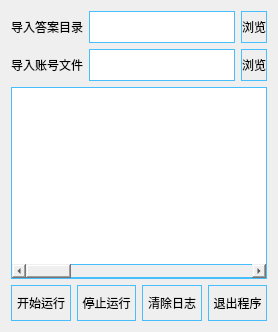
      <widget class="QWidget" name="tab">
       <attribute name="title">
        <string>自动答题</string>
       </attribute>
       <layout class="QVBoxLayout" name="verticalLayout_3">
        <item>
         <layout class="QHBoxLayout" name="horizontalLayout_2" stretch="1,7,1">
          <item>
           <widget class="QLabel" name="label">
            <property name="sizePolicy">
             <sizepolicy hsizetype="Fixed" vsizetype="Fixed">
              <horstretch>0</horstretch>
              <verstretch>0</verstretch>
             </sizepolicy>
            </property>
            <property name="minimumSize">
             <size>
              <width>0</width>
              <height>32</height>
             </size>
            </property>
            <property name="sizeIncrement">
             <size>
              <width>1</width>
              <height>0</height>
             </size>
            </property>
            <property name="text">
             <string>导入答案目录</string>
            </property>
           </widget>
          </item>
          <item>
           <widget class="QLineEdit" name="answerDirecotryInput">
            <property name="minimumSize">
             <size>
              <width>0</width>
              <height>32</height>
             </size>
            </property>
            <property name="styleSheet">
             <string notr="true">border:1px solid rgb(71, 191, 255);
font: 9pt &quot;华文楷体&quot;;</string>
            </property>
           </widget>
          </item>
          <item>
           <widget class="QPushButton" name="answerDirecotryInputButton">
            <property name="minimumSize">
             <size>
              <width>0</width>
              <height>32</height>
             </size>
            </property>
            <property name="styleSheet">
             <string notr="true">border:1px solid rgb(71, 191, 255);</string>
            </property>
            <property name="text">
             <string>浏览</string>
            </property>
           </widget>
          </item>
         </layout>
        </item>
        <item>
         <layout class="QHBoxLayout" name="horizontalLayout" stretch="1,7,1">
          <item>
           <widget class="QLabel" name="label_2">
            <property name="sizePolicy">
             <sizepolicy hsizetype="Fixed" vsizetype="Fixed">
              <horstretch>0</horstretch>
              <verstretch>0</verstretch>
             </sizepolicy>
            </property>
            <property name="minimumSize">
             <size>
              <width>0</width>
              <height>32</height>
             </size>
            </property>
            <property name="text">
             <string>导入账号文件</string>
            </property>
           </widget>
          </item>
          <item>
           <widget class="QLineEdit" name="answerAccountFileInput">
            <property name="minimumSize">
             <size>
              <width>0</width>
              <height>32</height>
             </size>
            </property>
            <property name="styleSheet">
             <string notr="true">border:1px solid rgb(71, 191, 255);
font: 9pt &quot;华文楷体&quot;;</string>
            </property>
           </widget>
          </item>
          <item>
           <widget class="QPushButton" name="answerAccountFileInputButton">
            <property name="minimumSize">
             <size>
              <width>0</width>
              <height>32</height>
             </size>
            </property>
            <property name="styleSheet">
             <string notr="true">border:1px solid rgb(71, 191, 255);</string>
            </property>
            <property name="text">
             <string>浏览</string>
            </property>
           </widget>
          </item>
         </layout>
        </item>
        <item>
         <widget class="QTableWidget" name="tableWidgetAnswer">
          <property name="sizePolicy">
           <sizepolicy hsizetype="Expanding" vsizetype="Expanding">
            <horstretch>0</horstretch>
            <verstretch>0</verstretch>
           </sizepolicy>
          </property>
          <property name="minimumSize">
           <size>
            <width>0</width>
            <height>0</height>
           </size>
          </property>
          <property name="font">
           <font>
            <family>华文楷体</family>
            <pointsize>9</pointsize>
            <weight>50</weight>
            <italic>false</italic>
            <bold>false</bold>
            <kerning>true</kerning>
           </font>
          </property>
          <property name="cursor" stdset="0">
           <cursorShape>UpArrowCursor</cursorShape>
          </property>
          <property name="layoutDirection">
           <enum>Qt::LeftToRight</enum>
          </property>
          <property name="autoFillBackground">
           <bool>false</bool>
          </property>
          <property name="styleSheet">
           <string notr="true">*{
	border:1px solid rgb(71, 191, 255);
    gridline-color: rgb(71, 191, 255);
	color: black;
    font-size:16px;
	font: 9pt &quot;华文楷体&quot;;
	text-align:center;
}</string>
          </property>
          <property name="lineWidth">
           <number>1</number>
          </property>
          <property name="verticalScrollBarPolicy">
           <enum>Qt::ScrollBarAsNeeded</enum>
          </property>
          <property name="horizontalScrollBarPolicy">
           <enum>Qt::ScrollBarAsNeeded</enum>
          </property>
          <property name="alternatingRowColors">
           <bool>true</bool>
          </property>
          <property name="rowCount">
           <number>0</number>
          </property>
          <property name="columnCount">
           <number>5</number>
          </property>
          <attribute name="horizontalHeaderVisible">
           <bool>false</bool>
          </attribute>
          <attribute name="horizontalHeaderCascadingSectionResizes">
           <bool>false</bool>
          </attribute>
          <attribute name="horizontalHeaderDefaultSectionSize">
           <number>200</number>
          </attribute>
          <attribute name="horizontalHeaderHighlightSections">
           <bool>true</bool>
          </attribute>
          <attribute name="horizontalHeaderShowSortIndicator" stdset="0">
           <bool>false</bool>
          </attribute>
          <attribute name="horizontalHeaderStretchLastSection">
           <bool>true</bool>
          </attribute>
          <attribute name="verticalHeaderVisible">
           <bool>false</bool>
          </attribute>
          <attribute name="verticalHeaderCascadingSectionResizes">
           <bool>false</bool>
          </attribute>
          <attribute name="verticalHeaderDefaultSectionSize">
           <number>27</number>
          </attribute>
          <attribute name="verticalHeaderHighlightSections">
           <bool>false</bool>
          </attribute>
          <attribute name="verticalHeaderShowSortIndicator" stdset="0">
           <bool>false</bool>
          </attribute>
          <attribute name="verticalHeaderStretchLastSection">
           <bool>true</bool>
          </attribute>
          <column>
           <property name="text">
            <string>账号</string>
           </property>
           <property name="font">
            <font>
             <family>华文行楷</family>
             <pointsize>10</pointsize>
             <weight>75</weight>
             <italic>false</italic>
             <bold>true</bold>
            </font>
           </property>
           <property name="textAlignment">
            <set>AlignCenter</set>
           </property>
          </column>
          <column>
           <property name="text">
            <string>科目</string>
           </property>
           <property name="font">
            <font>
             <family>华文行楷</family>
             <pointsize>10</pointsize>
             <weight>75</weight>
             <bold>true</bold>
            </font>
           </property>
           <property name="textAlignment">
            <set>AlignCenter</set>
           </property>
          </column>
          <column>
           <property name="text">
            <string>作业</string>
           </property>
           <property name="font">
            <font>
             <family>华文行楷</family>
             <pointsize>10</pointsize>
             <weight>75</weight>
             <bold>true</bold>
            </font>
           </property>
           <property name="textAlignment">
            <set>AlignCenter</set>
           </property>
          </column>
          <column>
           <property name="text">
            <string>状态</string>
           </property>
           <property name="font">
            <font>
             <family>华文行楷</family>
             <pointsize>10</pointsize>
             <weight>75</weight>
             <bold>true</bold>
            </font>
           </property>
           <property name="textAlignment">
            <set>AlignCenter</set>
           </property>
          </column>
          <column>
           <property name="text">
            <string>日志信息</string>
           </property>
           <property name="font">
            <font>
             <family>华文行楷</family>
             <pointsize>10</pointsize>
             <weight>75</weight>
             <bold>true</bold>
            </font>
           </property>
           <property name="textAlignment">
            <set>AlignCenter</set>
           </property>
          </column>
         </widget>
        </item>
        <item>
         <layout class="QHBoxLayout" name="horizontalLayout_3">
          <item>
           <widget class="QPushButton" name="answerStartButton">
            <property name="minimumSize">
             <size>
              <width>0</width>
              <height>36</height>
             </size>
            </property>
            <property name="styleSheet">
             <string notr="true">border:1px solid rgb(71, 191, 255);</string>
            </property>
            <property name="text">
             <string>开始运行</string>
            </property>
           </widget>
          </item>
          <item>
           <widget class="QPushButton" name="answerStopButton">
            <property name="minimumSize">
             <size>
              <width>0</width>
              <height>36</height>
             </size>
            </property>
            <property name="styleSheet">
             <string notr="true">border:1px solid rgb(71, 191, 255);</string>
            </property>
            <property name="text">
             <string>停止运行</string>
            </property>
           </widget>
          </item>
          <item>
           <widget class="QPushButton" name="answerClearLoggerButton">
            <property name="minimumSize">
             <size>
              <width>0</width>
              <height>36</height>
             </size>
            </property>
            <property name="styleSheet">
             <string notr="true">border:1px solid rgb(71, 191, 255);</string>
            </property>
            <property name="text">
             <string>清除日志</string>
            </property>
           </widget>
          </item>
          <item>
           <widget class="QPushButton" name="answerExitButton">
            <property name="minimumSize">
             <size>
              <width>0</width>
              <height>36</height>
             </size>
            </property>
            <property name="styleSheet">
             <string notr="true">border:1px solid rgb(71, 191, 255);</string>
            </property>
            <property name="text">
             <string>退出程序</string>
            </property>
           </widget>
          </item>
         </layout>
        </item>
       </layout>
      </widget>
